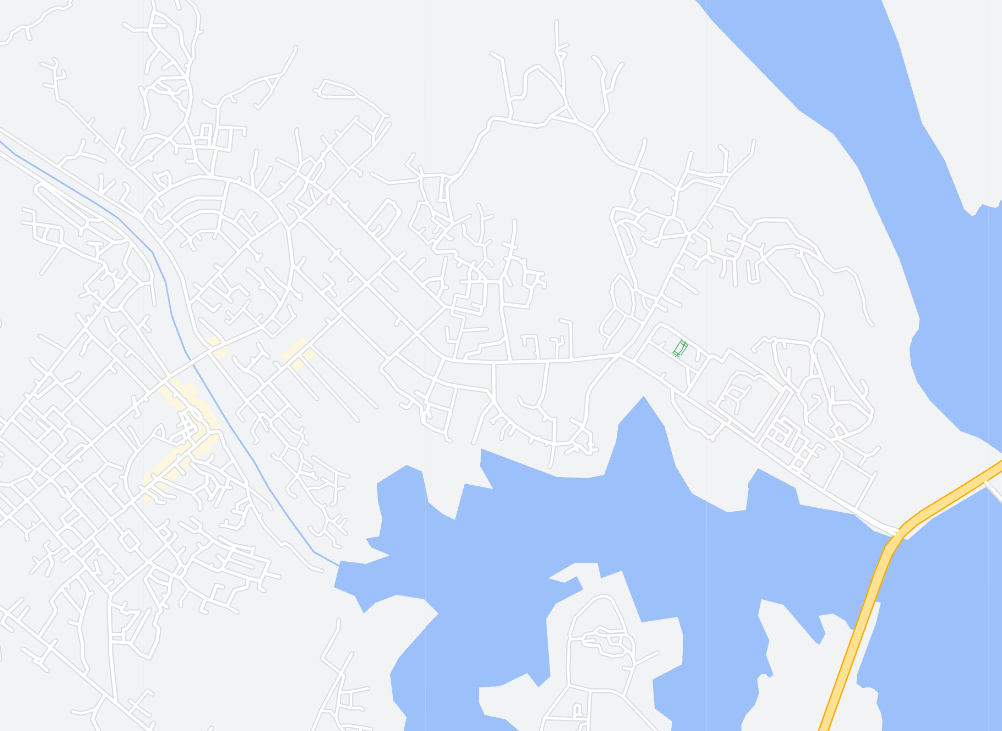
#> input picture rad.png, 1002 x 731 px
$ jupyter execute algo.ipynb
#> lines starting #> are read from the running program, lines starting #| are printed output that depends on the picture; after the words box and inside, x2 and y2 are one past the last pixel; in counts of white or black regions, pixels touching at a corner belong together
[cell 1]
def line_intersection(start1, end1, start2, end2):
    # Get the parameters of the lines
    x1, y1 = start1
    x2, y2 = end1
    x3, y3 = start2
    x4, y4 = end2

    # Calculate the denominator
    denominator = ((y4 - y3) * (x2 - x1)) - ((x4 - x3) * (y2 - y1))

    # If the denominator is zero, the lines are parallel
    if denominator == 0:
        return None

    # Calculate the numerator
    numerator1 = ((x4 - x3) * (y1 - y3)) - ((y4 - y3) * (x1 - x3))
    numerator2 = ((x2 - x1) * (y1 - y3)) - ((y2 - y1) * (x1 - x3))

    # Calculate the parameters of the intersection point
    r = numerator1 / denominator
    s = numerator2 / denominator

    # Check if the intersection point is on the line segments
    if (r > 0 and r < 1) and (s > 0 and s < 1):
        # Calculate the intersection point
        x = x1 + (r * (x2 - x1))
        y = y1 + (r * (y2 - y1))
        return (x, y)

    # The lines do not intersect
    return None

[cell 2]
# Import the necessary libraries
import cv2
import numpy as np
import matplotlib.pyplot as plt

# Load the Google Maps screenshot
image = cv2.imread("./rad.png")
#> image is the input picture: shape (731, 1002, 3); mean B, G, R 244, 231, 221.8

# Convert the image to grayscale
gray = cv2.cvtColor(image, cv2.COLOR_BGR2GRAY)
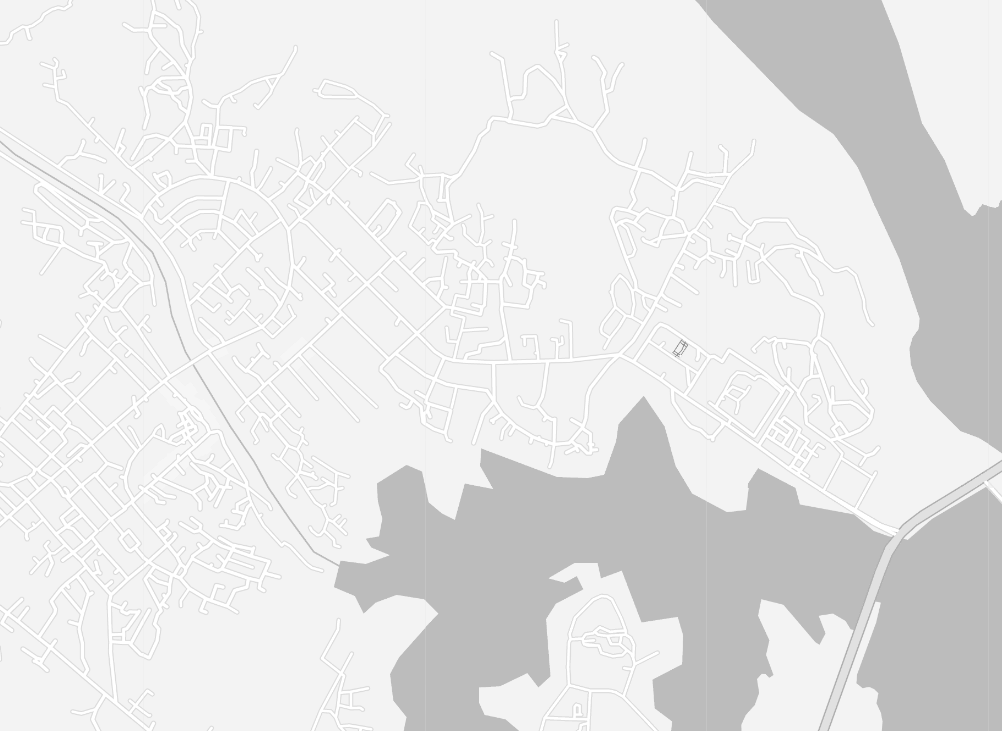
#> gray: shape (731, 1002); min 149, max 255, mean 230.1

# Perform edge detection using Canny
edges = cv2.Canny(gray, 50, 150)
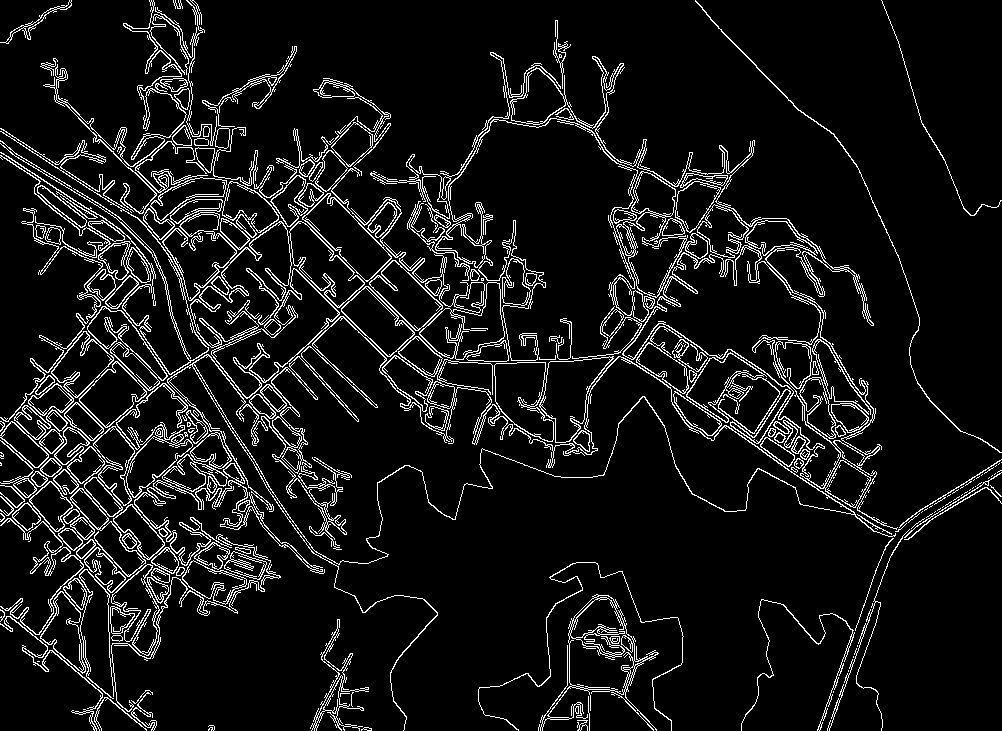
#> edges: shape (731, 1002); 8.2% white in thin lines or dots

# Find the lines in the image using HoughLinesP
lines = cv2.HoughLinesP(edges, 1, np.pi/180, 100,
                        minLineLength=50, maxLineGap=10)
#> lines = 235 rows, first 6: [620, 351, 771, 453], [297, 354, 371, 280], [289, 363, 345, 314], [603, 343, 776, 460], [166, 472, 312, 345], [417, 336, 491, 262]

# Plot the edges on the original image
for line in lines:
    x1, y1, x2, y2 = line[0]
    cv2.line(image, (x1, y1), (x2, y2), (0, 255, 0), 2)
#> this loop made 235 passes
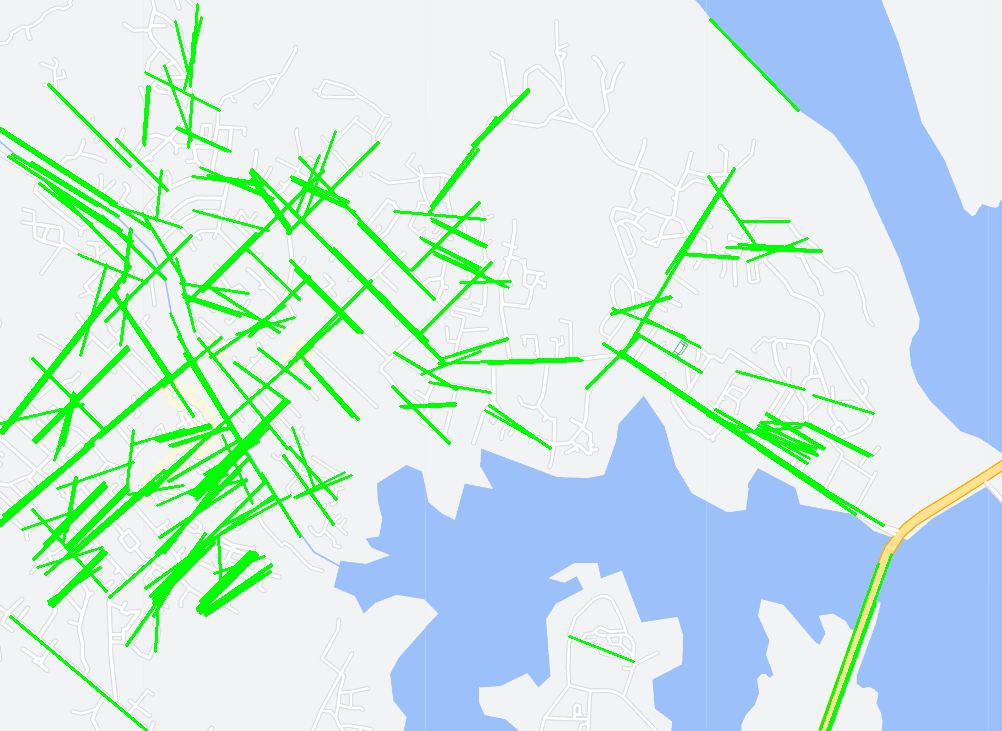
#> image: shape (731, 1002, 3); 7.14% of pixels changed, all inside (x1, y1, x2, y2) = (0, 3, 893, 731)

# Plot the image
plt.imshow(image)
plt.show()

# Create a graph data structure to represent the road network
graph = {}

# Iterate through each line to find the intersecting points
for line1 in lines:
    x1_1, y1_1, x1_2, y1_2 = line1[0]

    # Get the start and end points of the line
    start1 = (x1_1, y1_1)
    end1 = (x1_2, y1_2)

    for line2 in lines:
        x2_1, y2_1, x2_2, y2_2 = line2[0]

        # Get the start and end points of the line
        start2 = (x2_1, y2_1)
        end2 = (x2_2, y2_2)

        # Check if the lines intersect
        intersect = line_intersection(start1, end1, start2, end2)
        if intersect:
            # Add the intersecting point as a node in the graph
            node = intersect
            if node not in graph:
                graph[node] = []

            # Add the edge between the intersecting points
            length = np.sqrt((x2_2 - x2_1)**2 + (y2_2 - y2_1)**2)
            graph[node].append((intersect, length))
#> this loop made 235 passes

# The graph data structure represents the road network
print(graph)
#> (printed output is left out)
